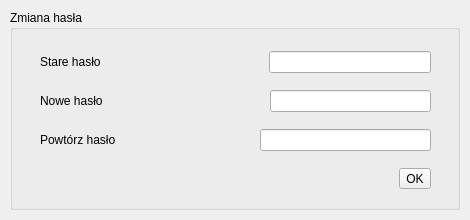
<?xml version="1.0" encoding="UTF-8"?>
<ui version="4.0">
 <class>ChangePasswordForm</class>
 <widget class="QWidget" name="ChangePasswordForm">
  <property name="geometry">
   <rect>
    <x>0</x>
    <y>0</y>
    <width>470</width>
    <height>220</height>
   </rect>
  </property>
  <property name="minimumSize">
   <size>
    <width>470</width>
    <height>220</height>
   </size>
  </property>
  <property name="maximumSize">
   <size>
    <width>470</width>
    <height>220</height>
   </size>
  </property>
  <property name="windowTitle">
   <string>Form</string>
  </property>
  <widget class="QGroupBox" name="groupBox_2">
   <property name="geometry">
    <rect>
     <x>10</x>
     <y>10</y>
     <width>450</width>
     <height>200</height>
    </rect>
   </property>
   <property name="title">
    <string>Zmiana hasła</string>
   </property>
   <widget class="QWidget" name="layoutWidget_8">
    <property name="geometry">
     <rect>
      <x>30</x>
      <y>30</y>
      <width>391</width>
      <height>161</height>
     </rect>
    </property>
    <layout class="QVBoxLayout" name="verticalLayout">
     <item>
      <layout class="QHBoxLayout" name="horizontalLayout_4">
       <item>
        <widget class="QLabel" name="oldPasswordLabel">
         <property name="text">
          <string>Stare hasło</string>
         </property>
        </widget>
       </item>
       <item>
        <spacer name="horizontalSpacer_4">
         <property name="orientation">
          <enum>Qt::Horizontal</enum>
         </property>
         <property name="sizeHint" stdset="0">
          <size>
           <width>40</width>
           <height>20</height>
          </size>
         </property>
        </spacer>
       </item>
       <item>
        <widget class="QLineEdit" name="oldPasswordLineEdit">
         <property name="echoMode">
          <enum>QLineEdit::Password</enum>
         </property>
        </widget>
       </item>
      </layout>
     </item>
     <item>
      <layout class="QHBoxLayout" name="horizontalLayout_5">
       <item>
        <widget class="QLabel" name="newPasswordLabel">
         <property name="text">
          <string>Nowe hasło</string>
         </property>
        </widget>
       </item>
       <item>
        <spacer name="horizontalSpacer_5">
         <property name="orientation">
          <enum>Qt::Horizontal</enum>
         </property>
         <property name="sizeHint" stdset="0">
          <size>
           <width>40</width>
           <height>20</height>
          </size>
         </property>
        </spacer>
       </item>
       <item>
        <widget class="QLineEdit" name="newPasswordLineEdit">
         <property name="echoMode">
          <enum>QLineEdit::Password</enum>
         </property>
        </widget>
       </item>
      </layout>
     </item>
     <item>
      <layout class="QHBoxLayout" name="horizontalLayout_6">
       <item>
        <widget class="QLabel" name="repeatPassowrLabel">
         <property name="text">
          <string>Powtórz hasło</string>
         </property>
        </widget>
       </item>
       <item>
        <spacer name="horizontalSpacer_6">
         <property name="orientation">
          <enum>Qt::Horizontal</enum>
         </property>
         <property name="sizeHint" stdset="0">
          <size>
           <width>138</width>
           <height>20</height>
          </size>
         </property>
        </spacer>
       </item>
       <item>
        <widget class="QLineEdit" name="repeatPasswordLineEdit">
         <property name="sizePolicy">
          <sizepolicy hsizetype="Ignored" vsizetype="Fixed">
           <horstretch>1</horstretch>
           <verstretch>0</verstretch>
          </sizepolicy>
         </property>
         <property name="echoMode">
          <enum>QLineEdit::Password</enum>
         </property>
        </widget>
       </item>
      </layout>
     </item>
     <item>
      <layout class="QHBoxLayout" name="horizontalLayout_7">
       <item>
        <spacer name="horizontalSpacer_7">
         <property name="orientation">
          <enum>Qt::Horizontal</enum>
         </property>
         <property name="sizeHint" stdset="0">
          <size>
           <width>40</width>
           <height>20</height>
          </size>
         </property>
        </spacer>
       </item>
       <item>
        <widget class="QToolButton" name="okToolButton">
         <property name="text">
          <string>OK</string>
         </property>
         <property name="icon">
          <iconset resource="../resources.qrc">
           <normaloff>:/mainwindow/images/Checked-96.png</normaloff>:/mainwindow/images/Checked-96.png</iconset>
         </property>
        </widget>
       </item>
      </layout>
     </item>
    </layout>
   </widget>
  </widget>
 </widget>
 <resources>
  <include location="../resources.qrc"/>
 </resources>
 <connections/>
</ui>
